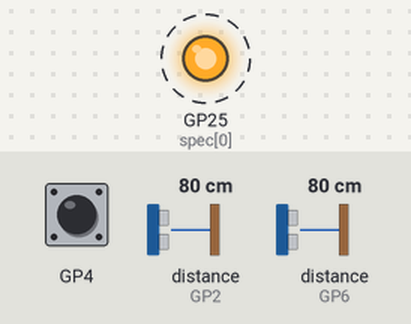
A program run on a simulated Raspberry Pi Pico running MicroPython. On the bench: output pins drawn as LEDs (lit = HIGH). Dashed ring = blinking. The test bench sets the inputs (shaded band); at power-on: distance to the obstacle (sensors on GP2, GP6) 80 cm, GP4 LOW. The echo pulse lasts 58.3 µs per cm; pins used as bus, display or sensor lines are not drawn; what the program prints to the serial console is not drawn.

Above: at 1.05 s.
1.3 s: distance to the obstacle (sensor on GP2) set to 120 cm
4.3 s: distance to the obstacle (sensor on GP6) set to 120 cm
7.3 s: GP4 pulled HIGH for 1 s
11.3 s: GP4 pulled HIGH for 1 s
Timing chart, 0 to 15.3 s (numbered marks = the images above; inputs shaded):
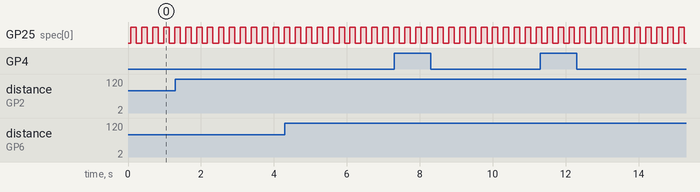

Measured:
- by itself, GP25 (spec[0]): alternates HIGH for 0.15 s and LOW for 0.15 s

The program:

main.py
```python
# FRED stomach sensor node — Raspberry Pi Pico / Pico W (MicroPython)
#
# A "smart sensor node": it reads two HC-SR04 ultrasonics + an HC-SR501 PIR,
# does the echo timing / filtering / event detection itself, and prints clean
# JSON — one object per line — to USB serial. An RP2040 hardware-timed
# measurement (time_pulse_us) is far more accurate than a jittery Linux GPIO
# read, which is the whole point of offloading it here.
#
# TRANSPORT: serial only, deliberately. The Pico lives in the chest and plugs
# into the *chest* Pi, which runs display_control.py; that app's sensor_relay
# reads this stream and POSTs it to the head at 10.0.0.1:8080 over the Bluetooth
# PAN. The head is always 10.0.0.1 there — no DHCP lease to chase, no WiFi
# credentials on the node, and it keeps working at a venue with no network at
# all. With no WiFi here, this runs unmodified on a plain Pico or a Pico W.
#
# WIRING — use the 3.3V ultrasonics (HC-SR04P / RCWL-1601, one chip on the back):
#   HC-SR04P x2  VCC -> 3V3 OUT (pin 36, NOT VBUS)   GND -> GND
#                TRIG -> GP3 / GP7
#                ECHO -> GP2 / GP6      (direct — no divider needed at 3.3V)
#   PIR HC-SR501 VCC -> VBUS (pin 40, 5V)   GND -> GND   OUT -> GP4
#                (the PIR needs 4.5V+, but its output is 3.3V logic either way)
#
#   With classic 5V HC-SR04s instead: power them from VBUS and put a 1k/2k
#   divider on each ECHO — the Pico's GPIO is NOT 5V tolerant. See the README;
#   those dividers were by far the least reliable part of this build.
#
#   Set the PIR's jumper to H (repeat trigger) and its time-delay pot to minimum,
#   or "motion_stop" arrives minutes late. Its output is meaningless for the
#   first minute after power-up — see PIR_WARMUP_MS.
#
# SETUP: flash MicroPython (RPI_PICO UF2) then copy this file as main.py:
#   mpremote connect <port> cp main.py :main.py

import json
import time

import machine

# ---- CONFIG (edit these) --------------------------------------------------
NODE_ID = "stomach"

# (reading name, TRIG gpio, ECHO gpio). Rename these to match where you
# actually aimed them — the name is what shows up in the head's panel.
ULTRASONICS = (
    ("dist_left",  3, 2),
    ("dist_right", 7, 6),
)
PIR_PIN, PIR_NAME = 4, "pir_center"

# behaviour tuning
NEAR_CM         = 120.0    # closer than this fires an "approach" event
HYST_CM         = 25.0     # must back out past NEAR_CM+HYST before "depart"
MAX_CM          = 400.0    # readings beyond this are treated as "nothing there"
LOOP_MS         = 150      # sample period
PING_GAP_MS     = 60       # silence between the two ultrasonics (anti-crosstalk)
HEARTBEAT_MS    = 1000     # publish readings at least this often, event or not
PIR_WARMUP_MS   = 60000    # ignore the PIR's output while it settles
MEDIAN_N        = 3        # rolling median window per ultrasonic
EDGE_CONFIRM    = 3        # cycles an approach/depart must hold before it counts
ECHO_TIMEOUT_US = 30000    # ~5 m round trip; the sensor itself gives up at ~38ms
# ---------------------------------------------------------------------------


class Ultrasonic:
    """One HC-SR04, with a rolling median and approach/depart hysteresis."""

    def __init__(self, name, trig_pin, echo_pin):
        self.name = name
        self._trig = machine.Pin(trig_pin, machine.Pin.OUT, value=0)
        # PULL_DOWN matters when the sensor *isn't* there. A bare input floats,
        # and time_pulse_us waiting for a rising edge will happily latch onto
        # coupled noise — an unplugged or fallen-off ECHO lead then invents
        # distances and fires phantom approach events. Held low, a missing
        # sensor times out into MAX_CM, which is the honest answer. It costs
        # nothing when a sensor *is* attached: the module drives ECHO actively,
        # and even behind a 5V divider the internal pull (~60k) is far weaker
        # than the 2k lower leg.
        self._echo = machine.Pin(echo_pin, machine.Pin.IN, machine.Pin.PULL_DOWN)
        self._window = []
        self._agree = 0
        self.cm = MAX_CM
        self.near = False

    def ping(self):
        """Fire once and fold the result into the median window."""
        self._trig.value(0)
        time.sleep_us(3)
        self._trig.value(1)
        time.sleep_us(10)
        self._trig.value(0)
        us = machine.time_pulse_us(self._echo, 1, ECHO_TIMEOUT_US)
        # A negative result means no echo came back, i.e. nothing is within
        # range. That's "far", not "unknown" — feeding MAX_CM in is precisely
        # what lets a depart event fire when someone walks out of the cone.
        cm = MAX_CM if us < 0 else min((us * 0.0343) / 2.0, MAX_CM)
        self._window.append(cm)
        if len(self._window) > MEDIAN_N:
            self._window.pop(0)
        # Median, not mean: ultrasonics drop the occasional wild outlier, and an
        # average smears it across the next few readings instead of discarding it.
        self.cm = sorted(self._window)[len(self._window) // 2]
        return self.cm

    def edge(self):
        """The approach/depart transition this ping confirmed, or None."""
        if not self.near and self.cm < NEAR_CM:
            want = True
        elif self.near and self.cm > NEAR_CM + HYST_CM:
            want = False
        else:
            self._agree = 0
            return None
        # Hysteresis alone isn't enough. A dropped echo reads as MAX_CM, which
        # is indistinguishable from someone walking out of the cone, so a lost
        # ping would otherwise emit a depart and the next good one an approach.
        # Holding the new state for EDGE_CONFIRM cycles costs ~450ms of latency
        # and absorbs dropouts shorter than that.
        #
        # It is NOT a fix for a failing sensor: measured against one running 76%
        # dropouts, in bursts of ~1.5s, this cut spurious events by about 2.5x
        # and no more — the bursts are simply longer than the window. Sizing
        # EDGE_CONFIRM to span them would delay every real detection by as much.
        # If this sensor is chattering, suspect the wiring before this number.
        self._agree += 1
        if self._agree < EDGE_CONFIRM:
            return None
        self._agree = 0
        self.near = want
        return {"sensor": self.name,
                "event": "approach" if want else "depart",
                "cm": round(self.cm, 1)}

    def reading(self):
        return {"type": "distance", "cm": round(self.cm, 1)}


class Motion:
    """The HC-SR501, debounced and muted until it has warmed up."""

    def __init__(self, name, pin):
        self.name = name
        # Pulled down for the same reason as ECHO: a disconnected PIR should
        # read "no motion", not noise. The HC-SR501 drives its output both ways,
        # so it overrides this without a fight.
        self._pin = machine.Pin(pin, machine.Pin.IN, machine.Pin.PULL_DOWN)
        self.active = False
        self._agree = 0
        self._boot = time.ticks_ms()

    def warming(self):
        return time.ticks_diff(time.ticks_ms(), self._boot) < PIR_WARMUP_MS

    def sample(self):
        """The motion edge this sample confirmed, or None."""
        raw = bool(self._pin.value())
        if raw == self.active:
            self._agree = 0
            return None
        self._agree += 1
        if self._agree < 2:
            return None                # one disagreeing sample is noise, not an edge
        self._agree = 0
        self.active = raw
        # Track the level while warming so the first real reading is honest, but
        # publish no events: a settling HC-SR501 fires constantly, and every one
        # of those would be a phantom greeting on the head.
        if self.warming():
            return None
        return {"sensor": self.name,
                "event": "motion_start" if raw else "motion_stop"}

    def reading(self):
        r = {"type": "motion", "active": self.active}
        if self.warming():
            r["warming"] = True
        return r


def status_led():
    """The onboard LED if this board has one on a plain GPIO, else None.

    On a Pico W running the RPI_PICO build the LED hangs off the CYW43 rather
    than GP25, so there simply isn't one to blink. Not worth failing over.
    """
    for spec in ("LED", 25):
        try:
            return machine.Pin(spec, machine.Pin.OUT)
        except (ValueError, TypeError):
            continue
    return None


def emit(payload):
    """One JSON object, one line. Never let the host's absence wedge the loop."""
    try:
        print(json.dumps(payload))
    except Exception:
        pass


def main():
    sensors = [Ultrasonic(name, trig, echo) for (name, trig, echo) in ULTRASONICS]
    pir = Motion(PIR_NAME, PIR_PIN)
    led = status_led()
    wdt = machine.WDT(timeout=8000)

    last_tick = time.ticks_ms()
    uptime_ms = 0                      # accumulated, so it survives the ticks_ms wrap
    last_beat = 0

    # Ctrl-C is left to do its normal thing (drop to the REPL) so push.py can
    # break in and update this file in place. That's safe because the only thing
    # that ever opens this port in service — the chest Pi's sensor relay — opens
    # it read-only and so physically cannot send one.
    while True:
        cycle_start = time.ticks_ms()
        events = []

        # One ultrasonic at a time, with silence between them: both burst at
        # 40kHz, so firing together means the second sensor hears the first
        # one's ping and reports a phantom short distance.
        for i, s in enumerate(sensors):
            if i:
                time.sleep_ms(PING_GAP_MS)
            s.ping()
            ev = s.edge()
            if ev:
                events.append(ev)

        ev = pir.sample()
        if ev:
            events.append(ev)

        now = time.ticks_ms()
        uptime_ms += time.ticks_diff(now, last_tick)
        last_tick = now

        if events or time.ticks_diff(now, last_beat) >= HEARTBEAT_MS:
            readings = {s.name: s.reading() for s in sensors}
            readings[pir.name] = pir.reading()
            emit({"node": NODE_ID, "uptime_ms": uptime_ms,
                  "readings": readings, "events": events})
            last_beat = now

        if led:
            led.value(not led.value())
        wdt.feed()

        spent = time.ticks_diff(time.ticks_ms(), cycle_start)
        if spent < LOOP_MS:
            time.sleep_ms(LOOP_MS - spent)


if __name__ == "__main__":
    main()
```
